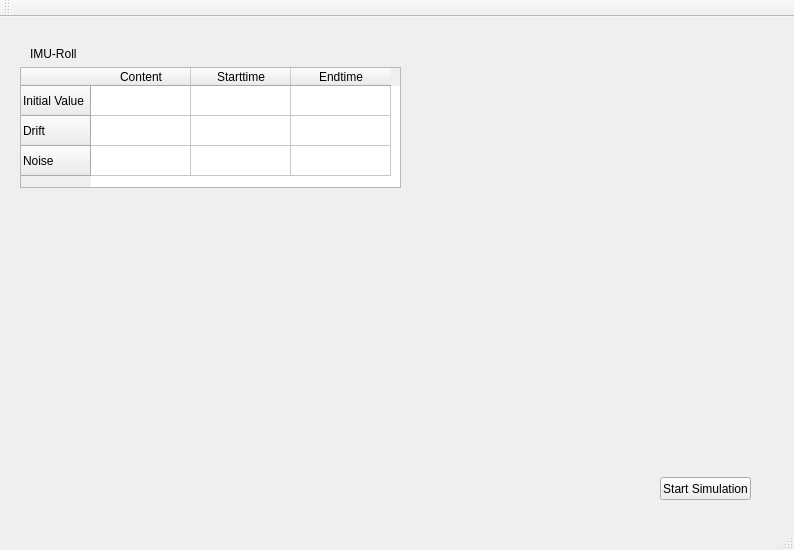
<?xml version="1.0" encoding="UTF-8"?>
<ui version="4.0">
 <class>MainWindow</class>
 <widget class="QMainWindow" name="MainWindow">
  <property name="geometry">
   <rect>
    <x>0</x>
    <y>0</y>
    <width>794</width>
    <height>550</height>
   </rect>
  </property>
  <property name="windowTitle">
   <string>MainWindow</string>
  </property>
  <widget class="QWidget" name="centralWidget">
   <widget class="QTableWidget" name="tableWidget">
    <property name="geometry">
     <rect>
      <x>20</x>
      <y>50</y>
      <width>381</width>
      <height>121</height>
     </rect>
    </property>
    <row>
     <property name="text">
      <string>Initial Value</string>
     </property>
    </row>
    <row>
     <property name="text">
      <string>Drift</string>
     </property>
    </row>
    <row>
     <property name="text">
      <string>Noise</string>
     </property>
    </row>
    <column>
     <property name="text">
      <string>Content</string>
     </property>
    </column>
    <column>
     <property name="text">
      <string>Starttime</string>
     </property>
    </column>
    <column>
     <property name="text">
      <string>Endtime</string>
     </property>
    </column>
   </widget>
   <widget class="QLabel" name="label">
    <property name="geometry">
     <rect>
      <x>30</x>
      <y>30</y>
      <width>47</width>
      <height>13</height>
     </rect>
    </property>
    <property name="text">
     <string>IMU-Roll</string>
    </property>
   </widget>
   <widget class="QPushButton" name="pushButton">
    <property name="geometry">
     <rect>
      <x>660</x>
      <y>460</y>
      <width>91</width>
      <height>23</height>
     </rect>
    </property>
    <property name="text">
     <string>Start Simulation</string>
    </property>
   </widget>
  </widget>
  <widget class="QMenuBar" name="menuBar">
   <property name="geometry">
    <rect>
     <x>0</x>
     <y>0</y>
     <width>794</width>
     <height>21</height>
    </rect>
   </property>
  </widget>
  <widget class="QToolBar" name="mainToolBar">
   <attribute name="toolBarArea">
    <enum>TopToolBarArea</enum>
   </attribute>
   <attribute name="toolBarBreak">
    <bool>false</bool>
   </attribute>
  </widget>
  <widget class="QStatusBar" name="statusBar"/>
 </widget>
 <layoutdefault spacing="6" margin="11"/>
 <resources/>
 <connections/>
</ui>
